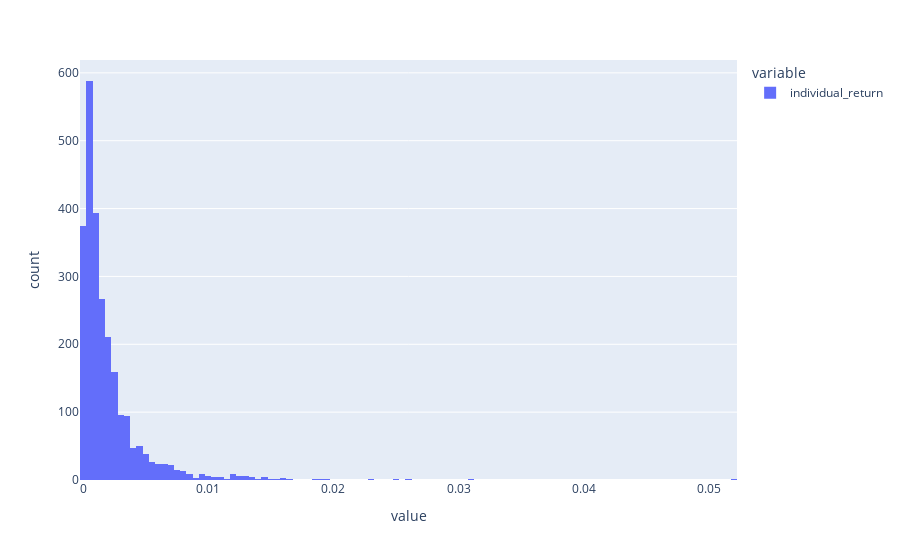

The notebook cell saved with this chart:
### Code cell
trade_gross_profit = df.groupby('trade_grouper')['individual_return'].sum() - 0.0020
positive_trades = trade_gross_profit[trade_gross_profit>0]
print(positive_trades.shape[0])
px.histogram(positive_trades)

### Figure 1 — Plotly figure (JSON) as saved in the notebook; plotly's stock layout.template omitted (floating-point values rounded to 4 significant figures; data arrays with more than 128 entries replaced by an {"elided": "..."} marker saying what was removed)
{"data": [{"alignmentgroup": "True", "bingroup": "x", "hovertemplate": "variable=individual_return<br>value=%{x}<br>count=%{y}<extra></extra>", "legendgroup": "individual_return", "marker": {"color": "#636efa"}, "name": "individual_return", "offsetgroup": "individual_return", "orientation": "v", "showlegend": true, "type": "histogram", "x": {"elided": "2528 float values"}, "xaxis": "x", "yaxis": "y"}], "layout": {"barmode": "relative", "legend": {"title": {"text": "variable"}, "tracegroupgap": 0}, "margin": {"t": 60}, "xaxis": {"anchor": "y", "domain": [0, 1], "title": {"text": "value"}}, "yaxis": {"anchor": "x", "domain": [0, 1], "title": {"text": "count"}}}}
